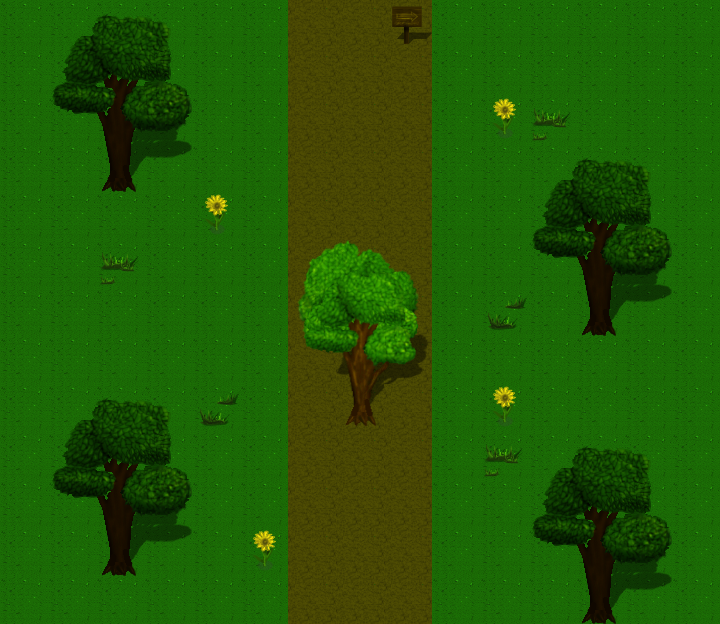

A 2D game scene composited from a Tiled map and its tileset images. What follows is a short description and the map's XML, with every tile layer's data as written:
An orthogonal 15x13 tile map with 48x48 px tiles, 4 tile layers (Tile Layer 1, ObjectLayer, ObjectLayer2, above Layer), 2 tilesets and 6 objects.

<map version="1.2" tiledversion="1.2.3" orientation="orthogonal" renderorder="right-down" width="15" height="13" tilewidth="48" tileheight="48" infinite="0" nextlayerid="10" nextobjectid="16">
 <properties>
  <property name="unity:layer" value="Nopassing" />
 </properties>
 <tileset firstgid="1" source="tileSet_A.tsx" />
 <tileset firstgid="129" source="tileSet_B.tsx" />
 <layer id="3" name="Tile Layer 1" width="15" height="13">
  <properties>
   <property name="unity:sortingLayerName" value="Background" />
  </properties>
  <data encoding="csv">
1,1,1,1,1,1,4,4,4,1,1,1,1,1,1,
1,1,1,1,1,1,4,4,4,1,1,1,1,1,1,
1,1,1,1,1,1,4,4,4,1,1,1,1,1,1,
1,1,1,1,1,1,4,4,4,1,1,1,1,1,1,
1,1,1,1,1,1,4,4,4,1,1,1,1,1,1,
1,1,1,1,1,1,4,4,4,1,1,1,1,1,1,
1,1,1,1,1,1,4,4,4,1,1,1,1,1,1,
1,1,1,1,1,1,4,4,4,1,1,1,1,1,1,
1,1,1,1,1,1,4,4,4,1,1,1,1,1,1,
1,1,1,1,1,1,4,4,4,1,1,1,1,1,1,
1,1,1,1,1,1,4,4,4,1,1,1,1,1,1,
1,1,1,1,1,1,4,4,4,1,1,1,1,1,1,
1,1,1,1,1,1,4,4,4,1,1,1,1,1,1
</data>
 </layer>
 <layer id="5" name="ObjectLayer" width="15" height="13">
  <properties>
   <property name="unity:sortingLayerName" value="Object" />
  </properties>
  <data encoding="csv">
0,129,130,131,0,0,0,0,153,0,0,0,0,0,0,
0,145,146,147,0,0,0,0,0,0,0,0,0,0,0,
0,161,162,163,0,0,0,0,0,0,216,168,0,0,0,
0,177,178,179,0,0,0,0,0,0,0,129,130,131,0,
0,0,0,0,216,0,0,0,0,0,0,145,146,147,0,
0,0,168,0,0,0,0,0,0,0,0,161,162,163,0,
0,0,0,0,0,0,0,0,0,0,184,177,178,179,0,
0,0,0,0,0,0,0,0,0,0,0,0,0,0,0,
0,129,130,131,184,0,0,0,0,0,216,0,0,0,0,
0,145,146,147,0,0,0,0,0,0,168,129,130,131,0,
0,161,162,163,0,0,0,0,0,0,0,145,146,147,0,
0,177,178,179,0,216,0,0,0,0,0,161,162,163,0,
0,0,0,0,0,0,0,0,0,0,0,177,178,179,0
</data>
 </layer>
 <layer id="9" name="ObjectLayer2" width="15" height="13">
  <properties>
   <property name="unity:sortingLayerName" value="Object" />
  </properties>
  <data encoding="csv">
0,0,0,0,0,0,0,0,0,0,0,0,0,0,0,
0,0,0,0,0,0,0,0,0,0,0,0,0,0,0,
0,0,0,0,0,0,0,0,0,0,0,0,0,0,0,
0,0,0,0,0,0,0,0,0,0,0,0,0,0,0,
0,0,0,0,0,0,0,0,0,0,0,0,0,0,0,
0,0,0,0,0,0,0,0,0,0,0,0,0,0,0,
0,0,0,0,0,0,0,0,0,0,0,0,0,0,0,
0,0,0,0,0,0,0,0,0,0,0,0,0,0,0,
0,0,0,0,0,0,0,373,0,0,0,0,0,0,0,
0,0,0,0,0,0,0,0,0,0,0,0,0,0,0,
0,0,0,0,0,0,0,0,0,0,0,0,0,0,0,
0,0,0,0,0,0,0,0,0,0,0,0,0,0,0,
0,0,0,0,0,0,0,0,0,0,0,0,0,0,0
</data>
 </layer>
 <layer id="8" name="above Layer" width="15" height="13">
  <properties>
   <property name="unity:sortingLayerName" value="aboveObject" />
  </properties>
  <data encoding="csv">
0,0,0,0,0,0,0,0,0,0,0,0,0,0,0,
0,0,0,0,0,0,0,0,0,0,0,0,0,0,0,
0,0,0,0,0,0,0,0,0,0,0,0,0,0,0,
0,0,0,0,0,0,0,0,0,0,0,0,0,0,0,
0,0,0,0,0,0,0,0,0,0,0,0,0,0,0,
0,0,0,0,0,0,324,325,326,0,0,0,0,0,0,
0,0,0,0,0,0,340,341,342,0,0,0,0,0,0,
0,0,0,0,0,0,356,357,358,0,0,0,0,0,0,
0,0,0,0,0,0,0,0,0,0,0,0,0,0,0,
0,0,0,0,0,0,0,0,0,0,0,0,0,0,0,
0,0,0,0,0,0,0,0,0,0,0,0,0,0,0,
0,0,0,0,0,0,0,0,0,0,0,0,0,0,0,
0,0,0,0,0,0,0,0,0,0,0,0,0,0,0
</data>
 </layer>
 <objectgroup id="7" name="Object Layer 1">
  <properties>
   <property name="unity:layer" value="Nopassing" />
  </properties>
  <object id="7" x="288" y="-48" width="144" height="48" />
  <object id="9" x="240" y="-48" width="48" height="672" />
  <object id="10" x="432" y="-48" width="48" height="672" />
  <object id="12" x="240" y="624" width="240" height="48" />
  <object id="13" x="384" y="0" width="48" height="48" />
  <object id="15" x="336" y="384" width="48" height="48" />
 </objectgroup>
</map>
